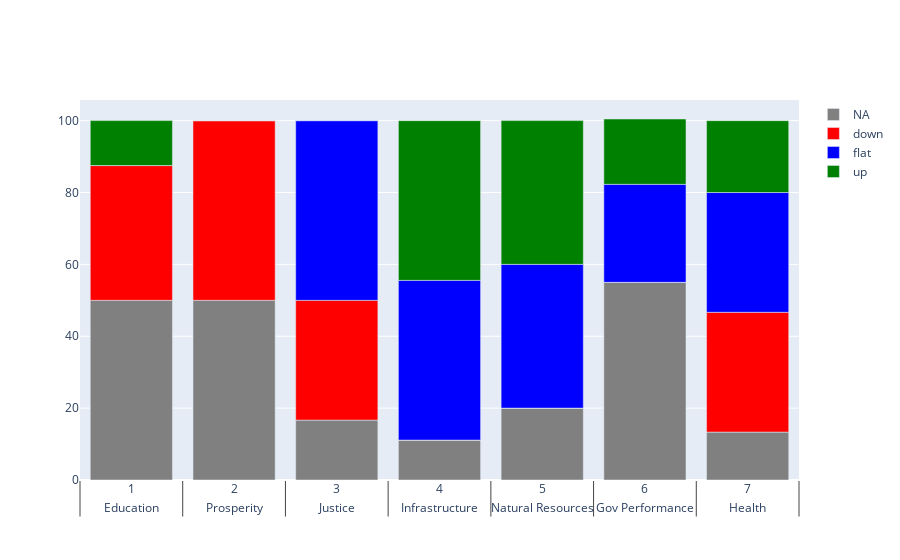

The cell this chart's notebook holds for it:
### Code cell
import plotly.graph_objects as go
x = [
    ["Education", "Prosperity", "Justice", "Infrastructure", "Natural Resources", "Gov Performance","Health"],
    [1,2,3,4,5,6,7]
]
fig = go.Figure()
fig.add_bar(x=x,y=[50,50,16.67,11.11,20,55,13.33],name='NA',marker_color='gray')
fig.add_bar(x=x,y=[37.5,50,33.33,0,0,0,33.33],name='down',marker_color='red')
fig.add_bar(x=x,y=[0,0,50,44.44,40,27.27,33.33],name='flat',marker_color='blue')
fig.add_bar(x=x,y=[12.5,0,0,44.44,40,18.18,20],name='up',marker_color='green')

fig.update_layout(barmode="relative")
fig.show()

### Figure 1 — Plotly figure (JSON) as saved in the notebook; plotly's stock layout.template omitted (floating-point values rounded to 4 significant figures)
{"data": [{"marker": {"color": "gray"}, "name": "NA", "type": "bar", "x": [["Education", "Prosperity", "Justice", "Infrastructure", "Natural Resources", "Gov Performance", "Health"], [1, 2, 3, 4, 5, 6, 7]], "y": [50, 50, 16.67, 11.11, 20, 55, 13.33]}, {"marker": {"color": "red"}, "name": "down", "type": "bar", "x": [["Education", "Prosperity", "Justice", "Infrastructure", "Natural Resources", "Gov Performance", "Health"], [1, 2, 3, 4, 5, 6, 7]], "y": [37.5, 50, 33.33, 0, 0, 0, 33.33]}, {"marker": {"color": "blue"}, "name": "flat", "type": "bar", "x": [["Education", "Prosperity", "Justice", "Infrastructure", "Natural Resources", "Gov Performance", "Health"], [1, 2, 3, 4, 5, 6, 7]], "y": [0, 0, 50, 44.44, 40, 27.27, 33.33]}, {"marker": {"color": "green"}, "name": "up", "type": "bar", "x": [["Education", "Prosperity", "Justice", "Infrastructure", "Natural Resources", "Gov Performance", "Health"], [1, 2, 3, 4, 5, 6, 7]], "y": [12.5, 0, 0, 44.44, 40, 18.18, 20]}], "layout": {"barmode": "relative"}}
